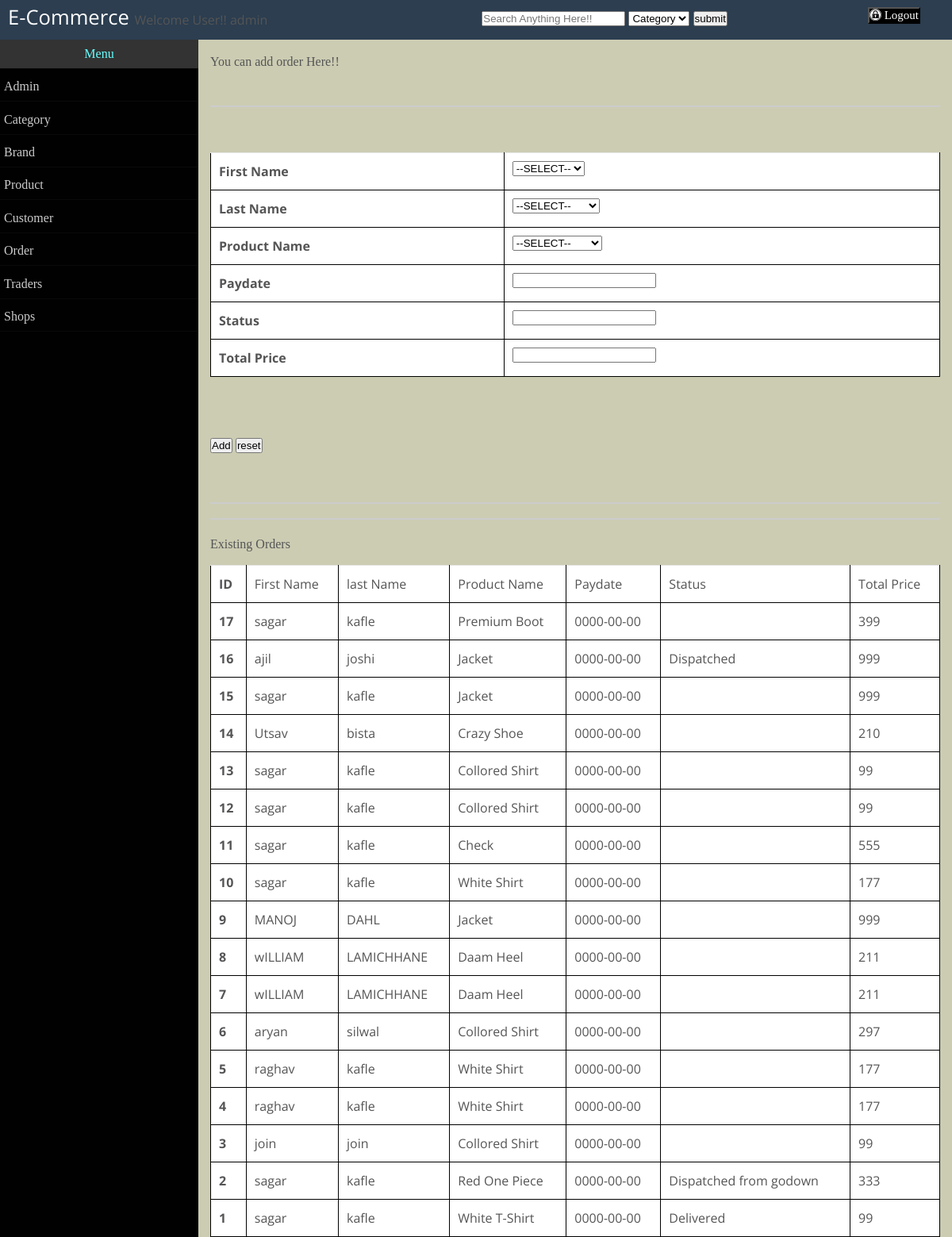
The page /Dashboard/addOrder.php (signed in) on the database its author committed.
### tables this page shows
CREATE TABLE IF NOT EXISTS `orders` (
`id` int(64) NOT NULL,
  `customerId` int(64) NOT NULL,
  `productId` int(64) NOT NULL,
  `payDate` date NOT NULL,
  `status` varchar(128) NOT NULL,
  `price` int(32) NOT NULL,
  `quantity` int(32) NOT NULL,
  `size` int(32) NOT NULL,
  `totalPrice` int(32) NOT NULL
);

CREATE TABLE IF NOT EXISTS `customer` (
`id` int(64) NOT NULL,
  `firstName` varchar(64) NOT NULL,
  `lastName` varchar(128) NOT NULL,
  `phone` int(128) NOT NULL,
  `address` varchar(128) NOT NULL,
  `username` varchar(128) NOT NULL,
  `password` varchar(128) NOT NULL,
  `quantity` int(32) NOT NULL
);

CREATE TABLE IF NOT EXISTS `product` (
`id` int(64) NOT NULL,
  `productName` varchar(64) NOT NULL,
  `productDescription` longtext NOT NULL,
  `image` varchar(128) NOT NULL,
  `price` int(64) NOT NULL,
  `instock` varchar(64) NOT NULL,
  `brandid` int(64) NOT NULL,
  `categoryid` int(64) NOT NULL,
  `featured` varchar(128) NOT NULL,
  `sizeAvailable` varchar(64) NOT NULL,
  `tradersId` int(128) NOT NULL,
  `shopId` int(128) NOT NULL
);

### Dashboard/addOrder.php (the view, shortened to what this page needs)
<?php
include("header.php");
?>
		<form method="post">
			<p id="addHeading">
			You can add order Here!!<br>
			<br><hr><br>
			</p>
			<table>
			<tr>
			<td>
			First Name
			</td>
			<td>
			<select name="firstName" id="cat_id">
        	<option value="">--SELECT--</option>
       	 </select>
			</td>
			<tr>
			<td>
			Last Name
			</td>
			<td>
			<select name="lastName" id="cat_id">
        	<option value="">--SELECT--</option>
       	 </select>
			</td>
			</tr>
			<tr>
			<td>
			Product Name
			</td>
			<td>
			<select name="productid" id="cat_id">
        	<option value="">--SELECT--</option>
       	 </select>
        </td>
        </tr>
			<tr>
			<td>
			Paydate
			</td>
			<td>
			<input name="payDate" id="add"><br>
			</td>
			</tr>
			<tr>
			<td>
			Status
			</td>
			<td>
			<input name="status" id="uname"><br>
			</td>
			</tr>
			<tr>
			<td>
			Total Price
			</td>
			<td>
			<input name="totalPrice" id="pwd"><br>
			</td>
			</tr>
        </table>
<br><br>
			<input type="submit" name="submit" value="Add">
			<input type="reset" name="reset" value="reset">
		</form><br><hr>
		<hr>
		<p id="addHeading">Existing Orders</p>
	<table id="displayTable">
		<tr>
			<td>ID</td>
			<td>First Name</td>
			<td>last Name</td>
			<td>Product Name</td>
			<td>Paydate</td>
			<td>Status</td>
			<td>Total Price</td>
		</tr>
	<?php
  		$sql=" SELECT product.productName,customer.firstName,customer.lastName, orders.id, orders.payDate,orders.status, orders.totalPrice FROM customer, product, orders WHERE product.id= orders.productId AND orders.customerId= customer.id ORDER BY orders.id DESC ";
	 	$result = mysqli_query($connection,$sql);
    	 while($row = mysqli_fetch_assoc($result)){
	 	echo"<tr>";
	 	echo"<td>";
	 	echo $row['id'];
		echo"</td>";
		echo"<td>";
	 	echo $row['firstName'];
	 	echo"</td>";
	 	echo"<td>";
	 	echo $row['lastName'];
	 	echo"</td>";
	 	echo"<td>";
	 	echo $row['productName'];
	 	echo"</td>";
	 	echo"<td>";
	 	echo $row['payDate'];
	 	echo"</td>";
	 	echo"<td>";
	 	echo $row['status'];
	 	echo"</td>";
	 	echo"<td>";
	 	echo $row['totalPrice'];
	 	echo"</td>";
	 	echo"</tr>";
	 }
	?>
			</table>
<?php
include("footer.php");
?>

### css/custom1.css (style rules this page uses)
* { margin: 0; padding: 0; }
body { background-color: #ccccb3; }
#addHeading { font-family: "Algerian"; font-size: 20 px; }
#displayTable, th, td { border: 1px solid black; text-align: left; }
#displayTable { border-collapse: collapse; }

### rows shown on the page
orders: id "17", customerId.firstName "sagar", customerId.lastName "kafle", productId.productName "Premium Boot", payDate "0000-00-00", totalPrice "399"
orders: id "16", customerId.firstName "ajil", customerId.lastName "joshi", productId.productName "Jacket", payDate "0000-00-00", status "Dispatched", totalPrice "999"
orders: id "15", customerId.firstName "sagar", customerId.lastName "kafle", productId.productName "Jacket", payDate "0000-00-00", totalPrice "999"
orders: id "14", customerId.firstName "Utsav", customerId.lastName "bista", productId.productName "Crazy Shoe", payDate "0000-00-00", totalPrice "210"
orders: id "13", customerId.firstName "sagar", customerId.lastName "kafle", productId.productName "Collored Shirt", payDate "0000-00-00", totalPrice "99"
orders: id "12", customerId.firstName "sagar", customerId.lastName "kafle", productId.productName "Collored Shirt", payDate "0000-00-00", totalPrice "99"
orders: id "11", customerId.firstName "sagar", customerId.lastName "kafle", productId.productName "Check", payDate "0000-00-00", totalPrice "555"
orders: id "10", customerId.firstName "sagar", customerId.lastName "kafle", productId.productName "White Shirt", payDate "0000-00-00", totalPrice "177"
orders: id "9", customerId.firstName "MANOJ", customerId.lastName "DAHL", productId.productName "Jacket", payDate "0000-00-00", totalPrice "999"
orders: id "8", customerId.firstName "wILLIAM", customerId.lastName "LAMICHHANE", productId.productName "Daam Heel", payDate "0000-00-00", totalPrice "211"
orders: id "7", customerId.firstName "wILLIAM", customerId.lastName "LAMICHHANE", productId.productName "Daam Heel", payDate "0000-00-00", totalPrice "211"
orders: id "6", customerId.firstName "aryan", customerId.lastName "silwal", productId.productName "Collored Shirt", payDate "0000-00-00", totalPrice "297"
orders: id "5", customerId.firstName "raghav", customerId.lastName "kafle", productId.productName "White Shirt", payDate "0000-00-00", totalPrice "177"
orders: id "4", customerId.firstName "raghav", customerId.lastName "kafle", productId.productName "White Shirt", payDate "0000-00-00", totalPrice "177"
orders: id "3", customerId.firstName "join", customerId.lastName "join", productId.productName "Collored Shirt", payDate "0000-00-00", totalPrice "99"
orders: id "2", customerId.firstName "sagar", customerId.lastName "kafle", productId.productName "Red One Piece", payDate "0000-00-00", status "Dispatched from godown", totalPrice "333"
orders: id "1", customerId.firstName "sagar", customerId.lastName "kafle", productId.productName "White T-Shirt", payDate "0000-00-00", status "Delivered", totalPrice "99"

### other values the page prints
$_SESSION["adminuser"] "admin"
